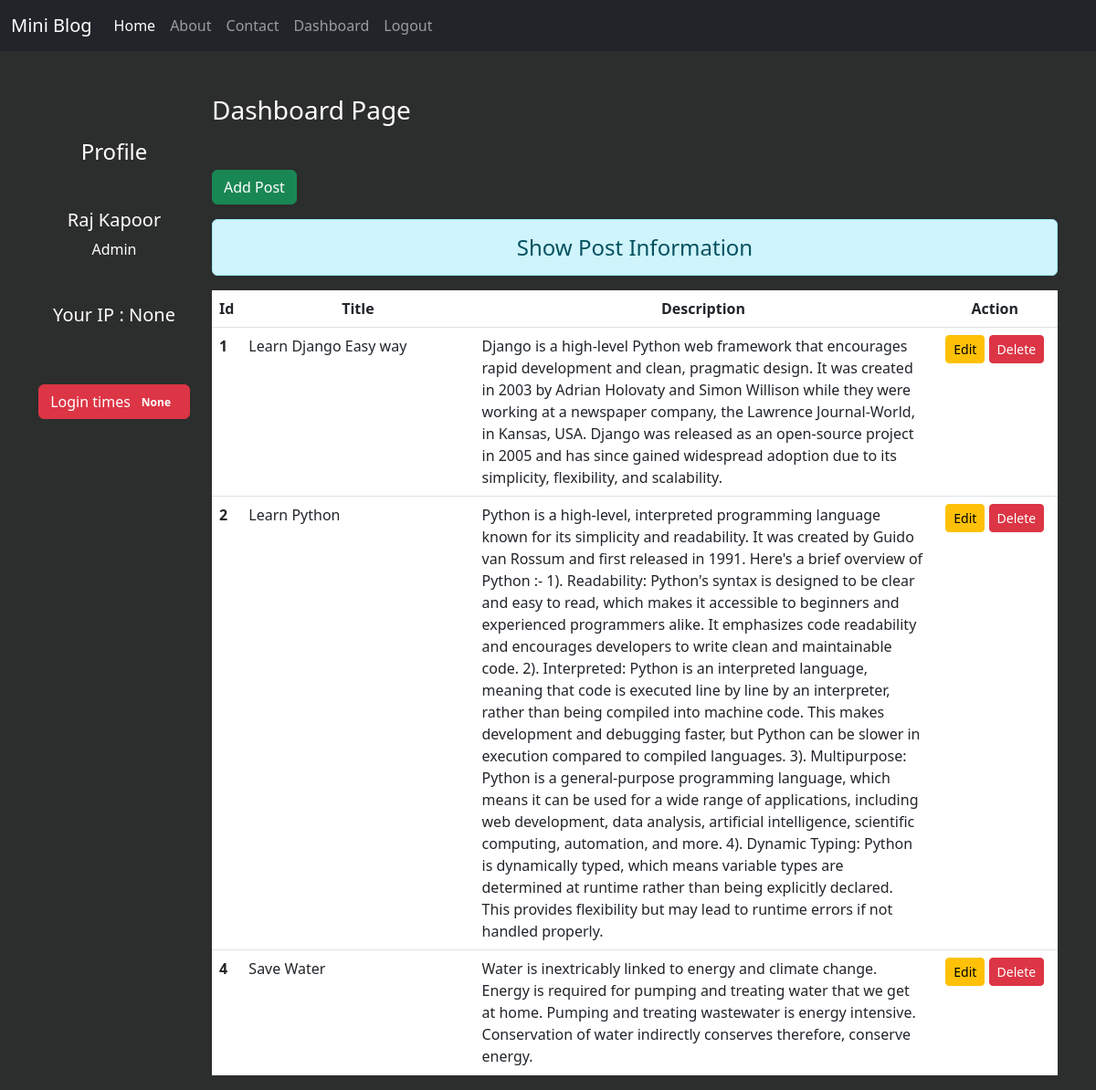
The page /dashboard/ (signed in) on the database its author committed.
### blog/models.py (models this page shows)
class Post(models.Model):
    title = models.CharField(max_length=150)
    desc = models.TextField()

### blog/views.py (the view)
# urls.py: path('dashboard/',views.dashboard,name='dashboard'),
def dashboard(request):
    if request.user.is_authenticated:
        posts = Post.objects.all()
        user = request.user
        full_name = user.get_full_name()
        gps = user.groups.all()
        ip = request.session.get("ip")
        ct = cache.get('count', version=user.pk)
        return render(request,'blog/dashboard.html',{'posts':posts, 'full_name':full_name,
        'groups':gps, 'ct':ct,'ip':ip})
    else:
        return HttpResponseRedirect('/login/')

### blog/templates/blog/dashboard.html (shortened to what this page needs)
{% extends 'blog/base.html' %}
{% load static %}
{% block side %}
<div class="col-sm-2 text-white text-center my-5">
    <h4 class='my-5'>Profile</h4>
    <h5>{{full_name}}</h5>
    {% for group in groups %}
    <p>{{group.name}}</p>
    {% endfor %}
    <h5 class='my-5'>Your IP : {{ip}}</h5>
    <button type="button" class="btn btn-danger mt-3">Login times <span class="badge badge-light ">{{ct}}</span></button>
</div>
{% endblock side %}
{% block content %}
<div class="col-sm-10 ">
    <h3 class="text-white my-5">Dashboard Page</h3>
    <a href="{% url "addpost" %}" class='btn btn-success' >Add Post</a>
    <h4 class="text-center alert alert-info mt-3">Show Post Information</h4>
    {% if posts %}
    <table class="table table-hover bg-white">
        <thead>
            <tr class="text-center">
                <th scope="col" style="width:2%">Id</th>
                <th scope="col" style="width:28%">Title</th>
                <th scope="col" style="width:55%">Description</th>
                <th scope="col" style="width:15%">Action</th>
            </tr>
        </thead>
        <tbody>
            {% for post in posts %}<tr>
                <th scope="row">{{post.id}}</th>
                <td>{{post.title}}</td>
                <td>{{post.desc}}</td>
                <td class='text-center'>
                    <a href=" {% url "updatepost" post.id %}" class="btn btn-warning btn-sm">Edit</a>
                    {% if perms.blog.delete_post %}
                    <form action=" {% url "deletepost" post.id %}" method="POST" class='d-inline'>
                        <input type="submit" class='btn btn-danger btn-sm' value="Delete">
                    </form>
                    {% endif %}
                </td>
            </tr>
            {% endfor %}
        </tbody>
    </table>
    {% else %}
    <h4> No record found...</h4>
    {% endif %}
</div>
{% endblock content %}

### blog/templates/blog/base.html (shortened to what this page needs)
<!DOCTYPE html>
{% load static %}
<html lang="en">
<head>
    <link rel="stylesheet" href="{% static 'blog/css/bootstrap.css' %}">
    <link rel="stylesheet" href="{% static 'blog/css/style.css' %}">
</head>
<body>
    <div class="container-fluid bg-dark">
        {% block navbar %}
            {% include 'blog/navbar.html' %}
        {% endblock navbar %}
    </div>
    <div class="container">
        <div class="row">
            {% block side %}
            {% endblock side %}
            {% block content %}
            {% endblock content %}
        </div>
    </div>
</body>
</html>

### blog/templates/blog/navbar.html (shortened to what this page needs)
<nav class="navbar navbar-expand-lg navbar-dark bg-dark">
    <a class="navbar-brand" href="#">Mini Blog</a>
    <div class="collapse navbar-collapse" id="navbarNav">
        <ul class="navbar-nav">
          <li class="nav-item">
            <a class="nav-link active" aria-current="page" href="/">Home</a>
          </li>
          <li class="nav-item">
            <a class="nav-link" href="{% url "aboutpage" %}">About</a>
          </li>
          <li class="nav-item">
            <a class="nav-link" href="{% url "contactpage" %}">Contact</a>
          </li>
          {% if request.user.is_authenticated %}
          <li class="nav-item">
            <a class="nav-link" href="{% url 'dashboard' %}">Dashboard</a>
          </li>
          <li class="nav-item">
            <a class="nav-link" href="{% url 'logout' %}">Logout </a>
          </li>
          {% endif %}
        </ul>
    </div>
  </nav>

### blog/static/blog/css/style.css (style rules this page uses)
body { background-color: rgb(44,45,45); color: antiquewhite; }

### rows shown on the page
Post: id "1", title "Learn Django Easy way", desc "Django is a high-level Python web framework that encourages rapid development and clean, pragmatic design. It was created in 2003 by Adrian Holovaty and Simon Willison while they were working at a newspaper company, the Lawrence Journal-World, in Kansas, USA. Django was released as an open-source project in 2005 and has since gained widespread adoption due to its simplicity, flexibility, and scalability."
Post: id "2", title "Learn Python", desc "Python is a high-level, interpreted programming language known for its simplicity and readability. It was created by Guido van Rossum and first released in 1991. Here's a brief overview of Python :- 1). Readability: Python's syntax is designed to be clear and easy to read, which makes it accessible to beginners and experienced programmers alike. It emphasizes code readability and encourages developers to write clean and maintainable code. 2). Interpreted: Python is an interpreted language, meaning that code is executed line by line by an interpreter, rather than being compiled into machine code. This makes development and debugging faster, but Python can be slower in execution compared to…"
Post: id "4", title "Save Water", desc "Water is inextricably linked to energy and climate change. Energy is required for pumping and treating water that we get at home. Pumping and treating wastewater is energy intensive. Conservation of water indirectly conserves therefore, conserve energy."

### other values the page prints
{{ full_name }} "Raj Kapoor"
{{ group.name }} "Admin"
{{ ip }} "None"
{{ ct }} "None"
